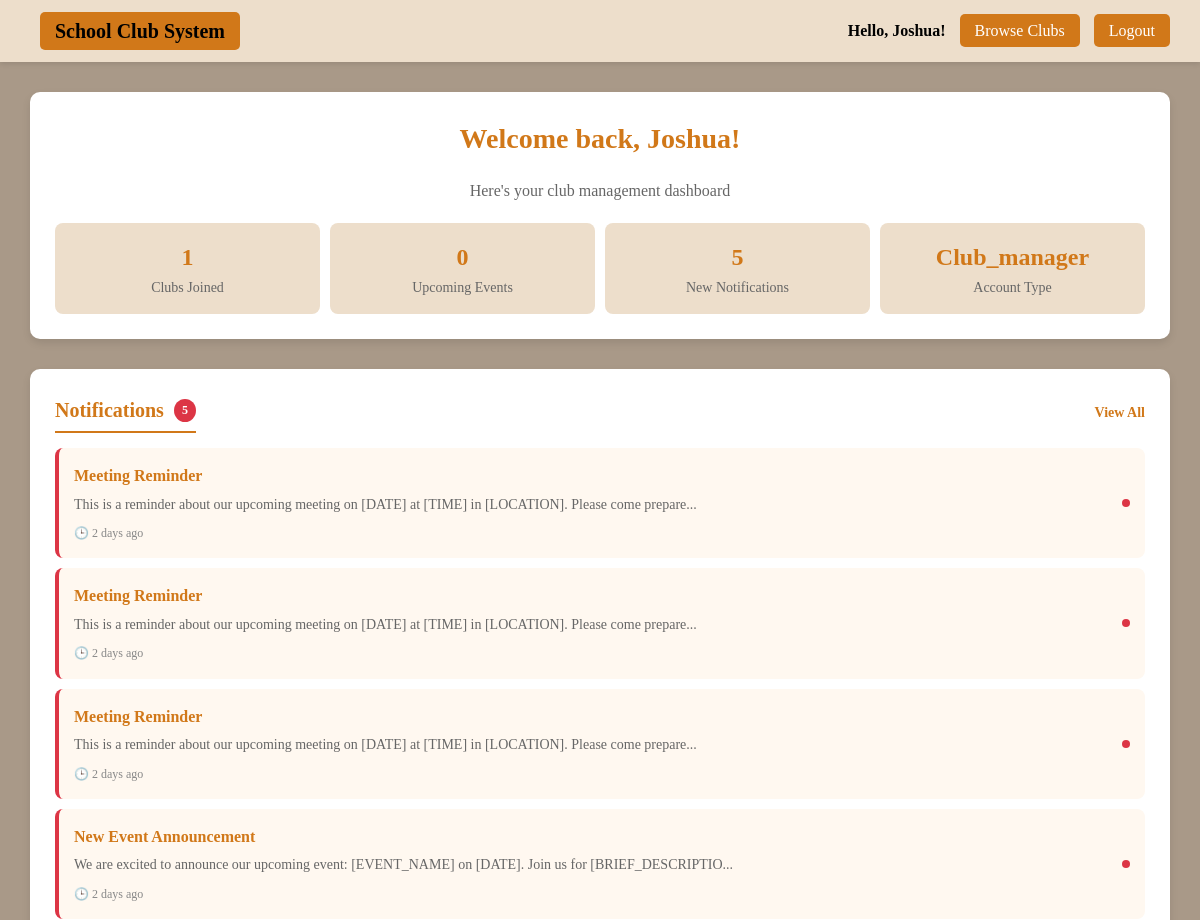
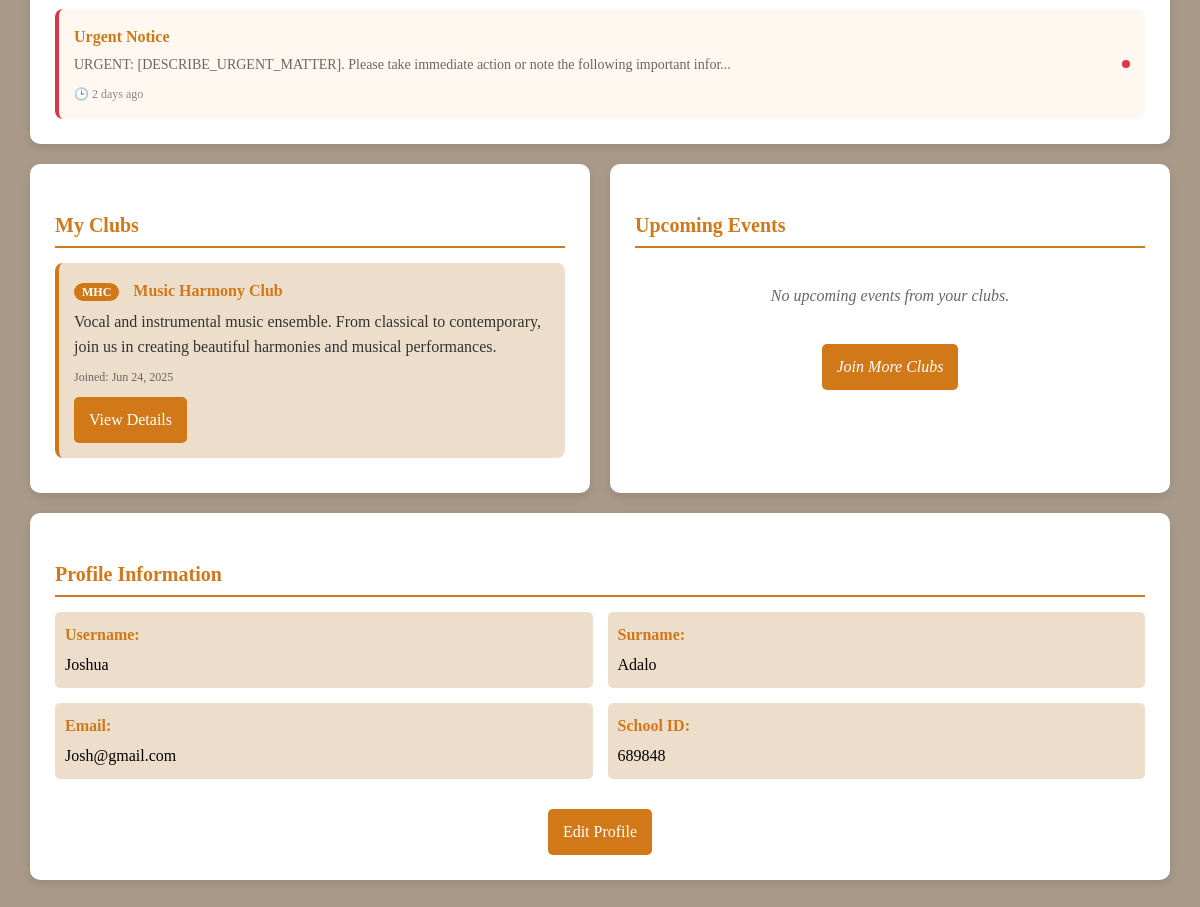
Page /student_dashboard.php (signed in) on the committed database (2 pictures, top to bottom).
### tables this page shows
CREATE TABLE `users` (
  `id` int(11) NOT NULL,
  `username` varchar(50) NOT NULL,
  `surname` varchar(100) DEFAULT NULL,
  `email` varchar(100) NOT NULL,
  `school_id` varchar(50) NOT NULL,
  `password` varchar(255) NOT NULL,
  `role` enum('student','club_manager','admin') DEFAULT 'student',
  `created_at` timestamp NOT NULL DEFAULT current_timestamp()
);

CREATE TABLE `memberships` (
  `id` int(11) NOT NULL,
  `user_id` int(11) NOT NULL,
  `club_id` int(11) NOT NULL,
  `status` enum('pending','approved','rejected') DEFAULT 'pending',
  `joined_at` timestamp NOT NULL DEFAULT current_timestamp()
);

CREATE TABLE `clubs` (
  `id` int(11) NOT NULL,
  `patron_id` int(11) NOT NULL,
  `name` varchar(100) NOT NULL,
  `initials` varchar(10) NOT NULL,
  `description` text DEFAULT NULL,
  `created_by` int(11) DEFAULT NULL,
  `created_at` timestamp NOT NULL DEFAULT current_timestamp()
);

### notifications_functions.php (called while the page is built, shortened)
<?php
function getUserNotifications($mysqli, $user_id, $limit = 10, $unread_only = false) {
    $unread_condition = $unread_only ? "AND un.is_read = 0" : "";
    $query = "SELECT
                n.id,
                n.title,
                n.message,
                n.type,
                n.created_at,
                n.expires_at,
                un.is_read,
                un.read_at,
                c.name as club_name,
                u.username as created_by_name
              FROM notifications n
              JOIN user_notifications un ON n.id = un.notification_id
              LEFT JOIN clubs c ON n.club_id = c.id
              LEFT JOIN users u ON n.created_by = u.id
              WHERE un.user_id = ?
                AND n.is_active = 1
                AND (n.expires_at IS NULL OR n.expires_at > NOW())
                $unread_condition
              ORDER BY n.created_at DESC
              LIMIT ?";
    $stmt = $mysqli->prepare($query);
    $stmt->bind_param("ii", $user_id, $limit);
    $stmt->execute();
    $result = $stmt->get_result();
    return $result ? $result->fetch_all(MYSQLI_ASSOC) : [];
}
function getUnreadNotificationCount($mysqli, $user_id) {
    $query = "SELECT COUNT(*) as count
              FROM user_notifications un
              JOIN notifications n ON un.notification_id = n.id
              WHERE un.user_id = ?
                AND un.is_read = 0
                AND n.is_active = 1
                AND (n.expires_at IS NULL OR n.expires_at > NOW())";
    $stmt = $mysqli->prepare($query);
    $stmt->bind_param("i", $user_id);
    $stmt->execute();
    $result = $stmt->get_result();
    $row = $result->fetch_assoc();
    return $row ? (int)$row['count'] : 0;
}
function timeAgo($datetime) {
    $time = time() - strtotime($datetime);
    if ($time < 2592000) return floor($time/86400) . ' days ago';
    return floor($time/31536000) . ' years ago';
}
?>

### student_dashboard.php (the view, shortened to what this page needs)
<?php
$conn = new mysqli("localhost", "root", "", "ics_project");
$user_id = $_SESSION['user_id'];
$username = $_SESSION['username'];
require_once 'notifications_functions.php';
$clubs_stmt = $conn->prepare("
    SELECT c.id, c.name, c.initials, c.description, m.joined_at
    FROM clubs c
    JOIN memberships m ON c.id = m.club_id
    WHERE m.user_id = ?
    ORDER BY m.joined_at DESC
");
$clubs_stmt->bind_param("i", $user_id);
$clubs_stmt->execute();
$clubs_result = $clubs_stmt->get_result();
$clubs_data = [];
while($club = $clubs_result->fetch_assoc()) {
    $clubs_data[] = $club;
}
$events_data = [];
$profile_stmt = $conn->prepare("SELECT username, surname, email, school_id, role FROM users WHERE id = ?");
$profile_stmt->bind_param("i", $user_id);
$profile_stmt->execute();
$profile_result = $profile_stmt->get_result();
$user_profile = $profile_result->fetch_assoc();
$notifications = getUserNotifications($conn, $user_id, 5);
$unread_count = getUnreadNotificationCount($conn, $user_id);
$clubs_count = count($clubs_data);
$events_count = count($events_data);
?>
<!DOCTYPE html>
<html>
<head>
</head>
<body>
<div class="navbar">
    <div class="logo">
        <a href="home.php" style="color: black; text-decoration: none;">School Club System</a>
    </div>
    <div>
        <span style="color:black; font-weight:bold;">Hello, <?php echo htmlspecialchars($username); ?>!</span>
        <a href="home.php">Browse Clubs</a>
        <a href="logout.php">Logout</a>
    </div>
</div>
<div class="dashboard-content">
    <div class="welcome-header">
        <h1>Welcome back, <?php echo htmlspecialchars($username); ?>!</h1>
        <p class="welcome-subtitle">Here's your club management dashboard</p>
        <div class="stats-row">
            <div class="stat-item">
                <div class="stat-number"><?php echo $clubs_count; ?></div>
                <div class="stat-label">Clubs Joined</div>
            </div>
            <div class="stat-item">
                <div class="stat-number"><?php echo $events_count; ?></div>
                <div class="stat-label">Upcoming Events</div>
            </div>
            <div class="stat-item">
                <div class="stat-number"><?php echo $unread_count; ?></div>
                <div class="stat-label">New Notifications</div>
            </div>
            <div class="stat-item">
                <div class="stat-number"><?php echo ucfirst($user_profile['role']); ?></div>
                <div class="stat-label">Account Type</div>
            </div>
        </div>
    </div>
    <div class="notifications-section">
        <div class="notifications-header">
            <h3>Notifications
                <?php if ($unread_count > 0): ?>
                    <span class="unread-badge"><?php echo $unread_count; ?></span>
                <?php endif; ?>
            </h3>
            <a href="notifications.php" class="view-all-link">View All</a>
        </div>
        <?php if (empty($notifications)): ?>
            <div class="no-notifications">
                📭 No notifications at this time.
            </div>
        <?php else: ?>
            <div class="notifications-list">
                <?php foreach ($notifications as $notification): ?>
                    <?php
                    $read_class = $notification['is_read'] ? 'read' : 'unread';
                    $time_ago = timeAgo($notification['created_at']);
                    ?>
                    <div class="notification-item <?php echo $read_class; ?>"
                         data-notification-id="<?php echo $notification['id']; ?>"
                         onclick="markAsRead(<?php echo $notification['id']; ?>)">
                        <div class="notification-content">
                            <div class="notification-title"><?php echo htmlspecialchars($notification['title']); ?></div>
                            <div class="notification-message">
                                <?php echo htmlspecialchars(substr($notification['message'], 0, 100)); ?>...
                            </div>
                            <div class="notification-meta">
                                <span class="time-ago">🕒 <?php echo $time_ago; ?></span>
                            </div>
                        </div>
                        <?php if (!$notification['is_read']): ?>
                            <div class="unread-indicator"></div>
                        <?php endif; ?>
                    </div>
                <?php endforeach; ?>
            </div>
        <?php endif; ?>
    </div>
    <div class="dashboard-grid">
        <div class="dashboard-section">
            <h3 class="section-title">My Clubs</h3>
            <?php if ($clubs_count > 0): ?>
                <?php foreach($clubs_data as $club): ?>
                    <div class="club-item">
                        <div class="club-name">
                            <span class="club-initials"><?php echo htmlspecialchars($club['initials']); ?></span>
                            <?php echo htmlspecialchars($club['name']); ?>
                        </div>
                        <div style="margin-bottom: 8px; color: #333;">
                            <?php echo htmlspecialchars($club['description']); ?>
                        </div>
                        <div class="club-joined">
                            Joined: <?php echo date('M j, Y', strtotime($club['joined_at'])); ?>
                        </div>
                        <a href="club_details.php?id=<?php echo $club['id']; ?>" class="btn">View Details</a>
                    </div>
                <?php endforeach; ?>
            <?php endif; ?>
        </div>
        <div class="dashboard-section">
            <h3 class="section-title">Upcoming Events</h3>
            <?php if ($events_count > 0): ?>
                <?php foreach($events_data as $event): ?>
                    <div class="event-item">
                        <div class="event-title"><?php echo htmlspecialchars($event['title']); ?></div>
                        <div class="event-club">
                            From: <?php echo htmlspecialchars($event['club_name']); ?>
                        </div>
                        <?php if (!empty($event['description'])): ?>
                            <div style="margin-bottom: 8px; color: #333; font-size: 14px;">
                                <?php echo htmlspecialchars($event['description']); ?>
                            </div>
                        <?php endif; ?>
                        <div class="event-date">
                            <?php
                            if ($event['event_date']) {
                                echo date('M j, Y', strtotime($event['event_date']));
                            } else {
                                echo "Date TBD";
                            }
                            ?>
                        </div>
                        <a href="club_details.php?id=<?php echo $event['club_id']; ?>" class="btn">View Club</a>
                    </div>
                <?php endforeach; ?>
            <?php else: ?>
                <div class="no-content">
                    No upcoming events from your clubs.
                    <br><br>
                    <a href="home.php" class="btn">Join More Clubs</a>
                </div>
            <?php endif; ?>
        </div>
    </div>
    <div class="dashboard-section">
        <h3 class="section-title">Profile Information</h3>
        <div class="profile-info">
            <div class="profile-field">
                <span class="profile-label">Username:</span>
                <?php echo htmlspecialchars($user_profile['username']); ?>
            </div>
            <div class="profile-field">
                <span class="profile-label">Surname:</span>
                <?php echo htmlspecialchars($user_profile['surname'] ?? 'Not provided'); ?>
            </div>
            <div class="profile-field">
                <span class="profile-label">Email:</span>
                <?php echo htmlspecialchars($user_profile['email']); ?>
            </div>
            <div class="profile-field">
                <span class="profile-label">School ID:</span>
                <?php echo htmlspecialchars($user_profile['school_id'] ?? 'Not provided'); ?>
            </div>
        </div>
        <div style="text-align: center; margin-top: 20px;">
            <a href="profile.php" class="btn">Edit Profile</a>
        </div>
    </div>
</div>
</body>
</html>

### student_dashboard.php (style rules this page uses)
body { font-family: 'Times New Roman', Times, serif; margin: 0; padding: 0; background-color: rgb(169, 153, 136); line-height: 1.6; }
.navbar { background-color: rgb(237, 222, 203); padding: 15px 30px; display: flex; justify-content: space-between; align-items: center; box-shadow: 0 2px 5px rgba(0,0,0,0.1); }
.navbar .logo { font-size: 20px; font-weight: bold; color: black; }
.navbar a { background-color: rgb(209, 120, 25); color: #fff; padding: 8px 15px; text-decoration: none; border-radius: 5px; margin-left: 10px; transition: background-color 0.3s ease, transform 0.3s ease; }
.dashboard-content { padding: 30px; max-width: 1200px; margin: 0 auto; }
.welcome-header { background-color: #fff; padding: 25px; border-radius: 10px; margin-bottom: 30px; box-shadow: 0 4px 8px rgba(0,0,0,0.1); text-align: center; }
.welcome-header h1 { color: rgb(209, 120, 25); margin: 0 0 10px 0; font-size: 28px; }
.welcome-subtitle { color: #666; font-size: 16px; }
.dashboard-grid { display: grid; grid-template-columns: 1fr 1fr; gap: 20px; margin-bottom: 20px; }
.dashboard-section { background-color: #fff; padding: 25px; border-radius: 10px; box-shadow: 0 4px 8px rgba(0,0,0,0.1); }
.section-title { color: rgb(209, 120, 25); font-size: 20px; margin-bottom: 15px; border-bottom: 2px solid rgb(209, 120, 25); padding-bottom: 5px; }
.club-item { background-color: rgb(237, 222, 203); padding: 15px; margin-bottom: 10px; border-radius: 8px; border-left: 4px solid rgb(209, 120, 25); transition: transform 0.2s ease; }
.club-name { font-weight: bold; color: rgb(209, 120, 25); margin-bottom: 5px; }
.club-initials { background-color: rgb(209, 120, 25); color: white; padding: 2px 8px; border-radius: 12px; font-size: 12px; margin-right: 10px; }
.club-joined { color: #666; font-size: 12px; }
.no-content { text-align: center; color: #666; font-style: italic; padding: 20px; }
.profile-info { display: grid; grid-template-columns: 1fr 1fr; gap: 15px; }
.profile-field { padding: 10px; background-color: rgb(237, 222, 203); border-radius: 5px; }
.profile-label { font-weight: bold; color: rgb(209, 120, 25); display: block; margin-bottom: 5px; }
.stats-row { display: grid; grid-template-columns: repeat(4, 1fr); gap: 10px; text-align: center; margin-top: 20px; }
.stat-item { background-color: rgb(237, 222, 203); padding: 15px; border-radius: 8px; transition: transform 0.2s ease; }
.stat-number { font-size: 24px; font-weight: bold; color: rgb(209, 120, 25); }
.stat-label { color: #666; font-size: 14px; }
.btn { background-color: rgb(209, 120, 25); color: white; padding: 10px 15px; text-decoration: none; border-radius: 5px; display: inline-block; margin-top: 10px; transition: background-color 0.3s ease; }
.notifications-section { background: #fff; border-radius: 10px; padding: 25px; box-shadow: 0 4px 8px rgba(0,0,0,0.1); margin-bottom: 20px; }
.notifications-header { display: flex; justify-content: space-between; align-items: center; margin-bottom: 15px; }
.notifications-header h3 { color: rgb(209, 120, 25); font-size: 20px; margin: 0; display: flex; align-items: center; gap: 10px; border-bottom: 2px solid rgb(209, 120, 25); padding-bottom: 5px; }
.unread-badge { background: #dc3545; color: white; border-radius: 50%; padding: 2px 8px; font-size: 12px; font-weight: bold; animation: pulse 2s infinite; }
.notifications-list { display: flex; flex-direction: column; gap: 10px; }
.notification-item { background: rgb(237, 222, 203); border-radius: 8px; padding: 15px; border-left: 4px solid rgb(209, 120, 25); cursor: pointer; transition: all 0.3s ease; position: relative; display: flex; justify-content: space-between; align-items: center; }
.notification-item.unread { border-left-color: #dc3545; background: rgb(255, 248, 240); }
.notification-content { flex: 1; }
.notification-title { font-weight: 600; color: rgb(209, 120, 25); margin-bottom: 5px; }
.notification-message { color: #666; font-size: 14px; margin-bottom: 8px; }
.notification-meta { display: flex; gap: 15px; font-size: 12px; color: #888; }
.unread-indicator { width: 8px; height: 8px; background: #dc3545; border-radius: 50%; margin-left: 10px; }
.view-all-link { color: rgb(209, 120, 25); text-decoration: none; font-size: 14px; font-weight: bold; }

### rows in the picture
users: role "Club_manager", username "Joshua", surname "Adalo", email "Josh@gmail.com", school "689848"
memberships: club.initials "MHC", club.name "Music Harmony Club", club.description "Vocal and instrumental music ensemble. From classical to contemporary, join us in creating beautiful harmonies and musical performances.", joined_at "Jun 24, 2025"

### other values in the picture
$username "Joshua"
$clubs_count "1"
$events_count "0"
$unread_count "5"
$notification['title'] "Meeting Reminder"
substr($notification['message'], 0, 100) "This is a reminder about our upcoming meeting on [DATE] at [TIME] in [LOCATION]. Please come prepare"
$time_ago "2 days ago"
$notification['title'] "New Event Announcement"
substr($notification['message'], 0, 100) "We are excited to announce our upcoming event: [EVENT_NAME] on [DATE]. Join us for [BRIEF_DESCRIPTIO"
$notification['title'] "Urgent Notice"
substr($notification['message'], 0, 100) "URGENT: [DESCRIBE_URGENT_MATTER]. Please take immediate action or note the following important infor"
